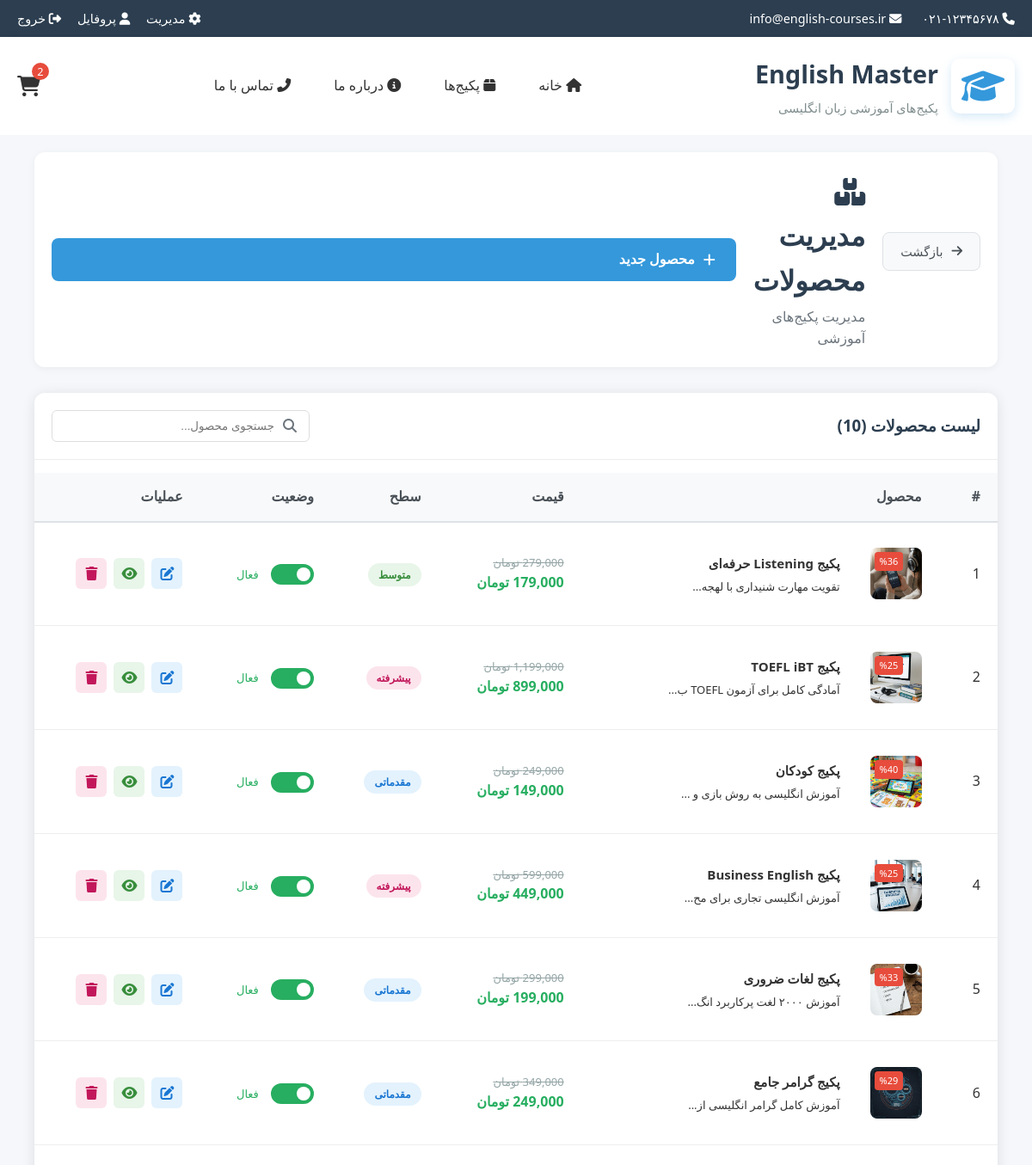
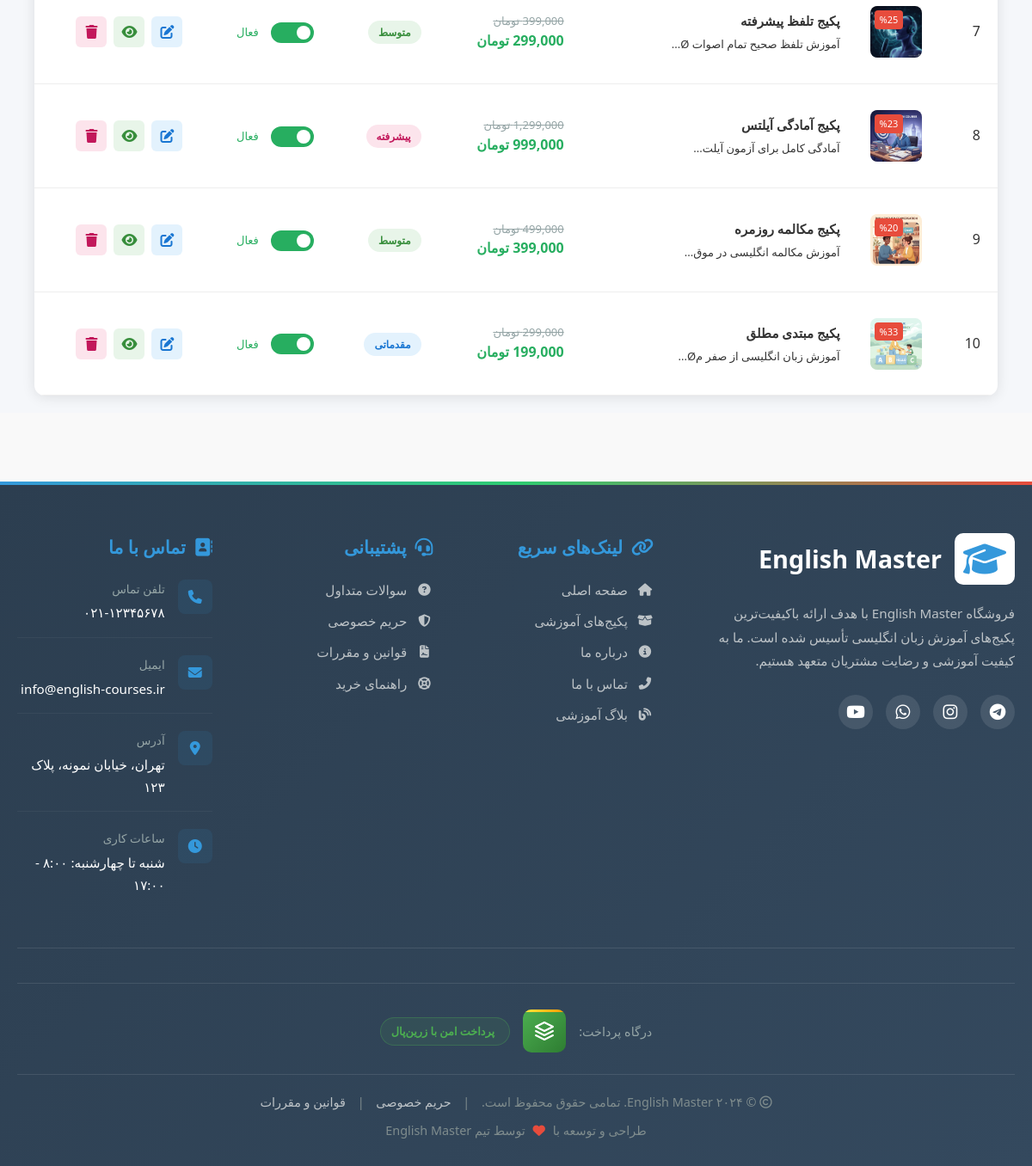
Screenshot of /project-folder/admin/manage-products.php (signed in) with the database file from the repository (2 pictures, top to bottom).
### tables this page shows
CREATE TABLE `products` (
  `id` int(11) NOT NULL,
  `name` varchar(200) NOT NULL,
  `description` text DEFAULT NULL,
  `price` decimal(10,2) NOT NULL,
  `discount_price` decimal(10,2) DEFAULT NULL,
  `image_url` varchar(500) DEFAULT NULL,
  `duration` varchar(50) DEFAULT NULL,
  `level` varchar(50) DEFAULT NULL,
  `features` text DEFAULT NULL,
  `created_at` timestamp NOT NULL DEFAULT current_timestamp(),
  `is_active` tinyint(1) DEFAULT 1
);

### project-folder/admin/manage-products.php (the view, shortened to what this page needs)
<?php
require_once '../includes/db_connect.php';
try {
    $products = $pdo->query("SELECT * FROM products ORDER BY created_at DESC")->fetchAll();
} catch(PDOException $e) {
    die("خطا در دریافت محصولات: " . $e->getMessage());
}
require_once '../includes/header.php';
?>
<div class="admin-page">
    <div class="container">
        <div class="page-header">
            <a href="dashboard.php" class="back-btn">
                <i class="fas fa-arrow-right"></i> بازگشت
            </a>
            <div class="header-title">
                <h1><i class="fas fa-boxes"></i> مدیریت محصولات</h1>
                <p>مدیریت پکیج‌های آموزشی</p>
            </div>
            <a href="add-product.php" class="btn btn-primary">
                <i class="fas fa-plus"></i> محصول جدید
            </a>
        </div>
        <div class="card">
            <div class="card-header">
                <h3>لیست محصولات (<?php echo count($products); ?>)</h3>
                <div class="search-box">
                    <i class="fas fa-search"></i>
                    <input type="text" placeholder="جستجوی محصول...">
                </div>
            </div>
            <div class="card-body">
                <?php if(count($products) > 0): ?>
                <div class="table-responsive">
                    <table class="table">
                        <thead>
                            <tr>
                                <th>#</th>
                                <th>محصول</th>
                                <th>قیمت</th>
                                <th>سطح</th>
                                <th>وضعیت</th>
                                <th>عملیات</th>
                            </tr>
                        </thead>
                        <tbody>
                            <?php foreach($products as $index => $product): ?>
                            <tr>
                                <td class="text-muted"><?php echo $index + 1; ?></td>
                                <td>
                                    <div class="product-cell">
                                        <div class="product-img">
                                            <img src="<?php echo $product['image_url'] ? '../images/products/' . $product['image_url'] : '../images/products/default.jpg'; ?>"
                                                 alt="<?php echo htmlspecialchars($product['name']); ?>">
                                            <?php if($product['discount_price']): ?>
                                                <span class="discount-badge">%<?php echo round((($product['price'] - $product['discount_price']) / $product['price']) * 100); ?></span>
                                            <?php endif; ?>
                                        </div>
                                        <div class="product-info">
                                            <h4><?php echo htmlspecialchars($product['name']); ?></h4>
                                            <p class="text-muted"><?php echo substr(strip_tags($product['description']), 0, 50) . '...'; ?></p>
                                        </div>
                                    </div>
                                </td>
                                <td>
                                    <?php if($product['discount_price']): ?>
                                        <div class="price-old"><?php echo number_format($product['price']); ?> تومان</div>
                                        <div class="price-new"><?php echo number_format($product['discount_price']); ?> تومان</div>
                                    <?php else: ?>
                                        <div class="price"><?php echo number_format($product['price']); ?> تومان</div>
                                    <?php endif; ?>
                                </td>
                                <td>
                                    <span class="badge level-<?php echo $product['level']; ?>">
                                        <?php echo htmlspecialchars($product['level']); ?>
                                    </span>
                                </td>
                                <td>
                                    <label class="switch">
                                        <span class="slider"></span>
                                    </label>
                                    <span class="status <?php echo $product['is_active'] ? 'active' : 'inactive'; ?>">
                                        <?php echo $product['is_active'] ? 'فعال' : 'غیرفعال'; ?>
                                    </span>
                                </td>
                                <td>
                                    <div class="actions">
                                        <a href="edit-product.php?id=<?php echo $product['id']; ?>" class="btn-icon edit" title="ویرایش">
                                            <i class="fas fa-edit"></i>
                                        </a>
                                        <a href="../pages/product-detail.php?id=<?php echo $product['id']; ?>" class="btn-icon view" title="مشاهده" target="_blank">
                                            <i class="fas fa-eye"></i>
                                        </a>
                                        <a href="manage-products.php?action=delete&id=<?php echo $product['id']; ?>"
                                           class="btn-icon delete"
                                           title="حذف"
                                           onclick="return confirm('حذف «<?php echo htmlspecialchars($product['name']); ?>»؟')">
                                            <i class="fas fa-trash"></i>
                                        </a>
                                    </div>
                                </td>
                            </tr>
                            <?php endforeach; ?>
                        </tbody>
                    </table>
                </div>
                <?php endif; ?>
            </div>
        </div>
    </div>
</div>
<?php require_once '../includes/footer.php'; ?>

### rows the page displays
products: image_url (picture), (($product['price'] - $product['discount_price']) / $product['price']) * 100 "36", name "پکیج Listening حرفه‌ای", description "تقویت مهارت شنیداری با لهجه", price "279,000", level "متوسط", is_active "فعال"
products: image_url (picture), (($product['price'] - $product['discount_price']) / $product['price']) * 100 "25", name "پکیج TOEFL iBT", description "آمادگی کامل برای آزمون TOEFL ب", price "1,199,000", level "پیشرفته", is_active "فعال"
products: image_url (picture), (($product['price'] - $product['discount_price']) / $product['price']) * 100 "40", name "پکیج کودکان", description "آموزش انگلیسی به روش بازی و", price "249,000", level "مقدماتی", is_active "فعال"
products: image_url (picture), (($product['price'] - $product['discount_price']) / $product['price']) * 100 "25", name "پکیج Business English", description "آموزش انگلیسی تجاری برای مح", price "599,000", discount_price "449,000", level "پیشرفته", is_active "فعال"
products: image_url (picture), (($product['price'] - $product['discount_price']) / $product['price']) * 100 "33", name "پکیج لغات ضروری", description "آموزش ۲۰۰۰ لغت پرکاربرد انگ", price "299,000", level "مقدماتی", is_active "فعال"
products: image_url (picture), (($product['price'] - $product['discount_price']) / $product['price']) * 100 "29", name "پکیج گرامر جامع", description "آموزش کامل گرامر انگلیسی از", price "349,000", level "مقدماتی", is_active "فعال"
products: image_url (picture), (($product['price'] - $product['discount_price']) / $product['price']) * 100 "25", name "پکیج تلفظ پیشرفته", description "آموزش تلفظ صحیح تمام اصوات Ø", price "399,000", level "متوسط", is_active "فعال"
products: image_url (picture), (($product['price'] - $product['discount_price']) / $product['price']) * 100 "23", name "پکیج آمادگی آیلتس", description "آمادگی کامل برای آزمون آیلت", price "1,299,000", discount_price "999,000", level "پیشرفته", is_active "فعال"
products: image_url (picture), (($product['price'] - $product['discount_price']) / $product['price']) * 100 "20", name "پکیج مکالمه روزمره", description "آموزش مکالمه انگلیسی در موق", price "499,000", level "متوسط", is_active "فعال"
products: image_url (picture), (($product['price'] - $product['discount_price']) / $product['price']) * 100 "33", name "پکیج مبتدی مطلق", description "آموزش زبان انگلیسی از صفر مØ", price "299,000", level "مقدماتی", is_active "فعال"

### other values shown
$stmt->fetchColumn() ?: 0 "2"
count($products) "10"
